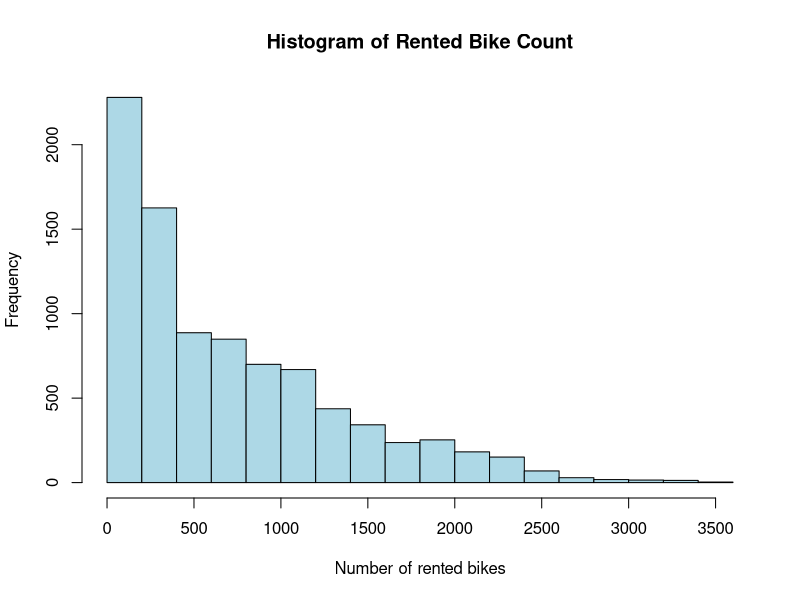

Generate this figure with R:
getwd()

install.packages("tidyverse")
install.packages("psych")

library(readr)
library(lubridate)
library(psych)
library(dplyr)
library(ggplot2)


df <- read_csv("SeoulBikeData.csv",
               locale= locale(encoding = "Windows-1252"))

head(df)
View(df)
str(df)
# Returns the number of null values
sum(is.na(df))
# Returns the number of duplicate rows
sum(duplicated(df))

# Converts the datatype of 'Rented Bike Count' column into numeric type
df <-df %>%
  mutate(`Rented Bike Count` = as.numeric(`Rented Bike Count`))
# Displays a histogram based on 'Rented Bike Count' column
hist(df$`Rented Bike Count`,main=paste("Histogram of",
      "Rented Bike Count"),xlab='Number of rented bikes',col="lightblue") 
